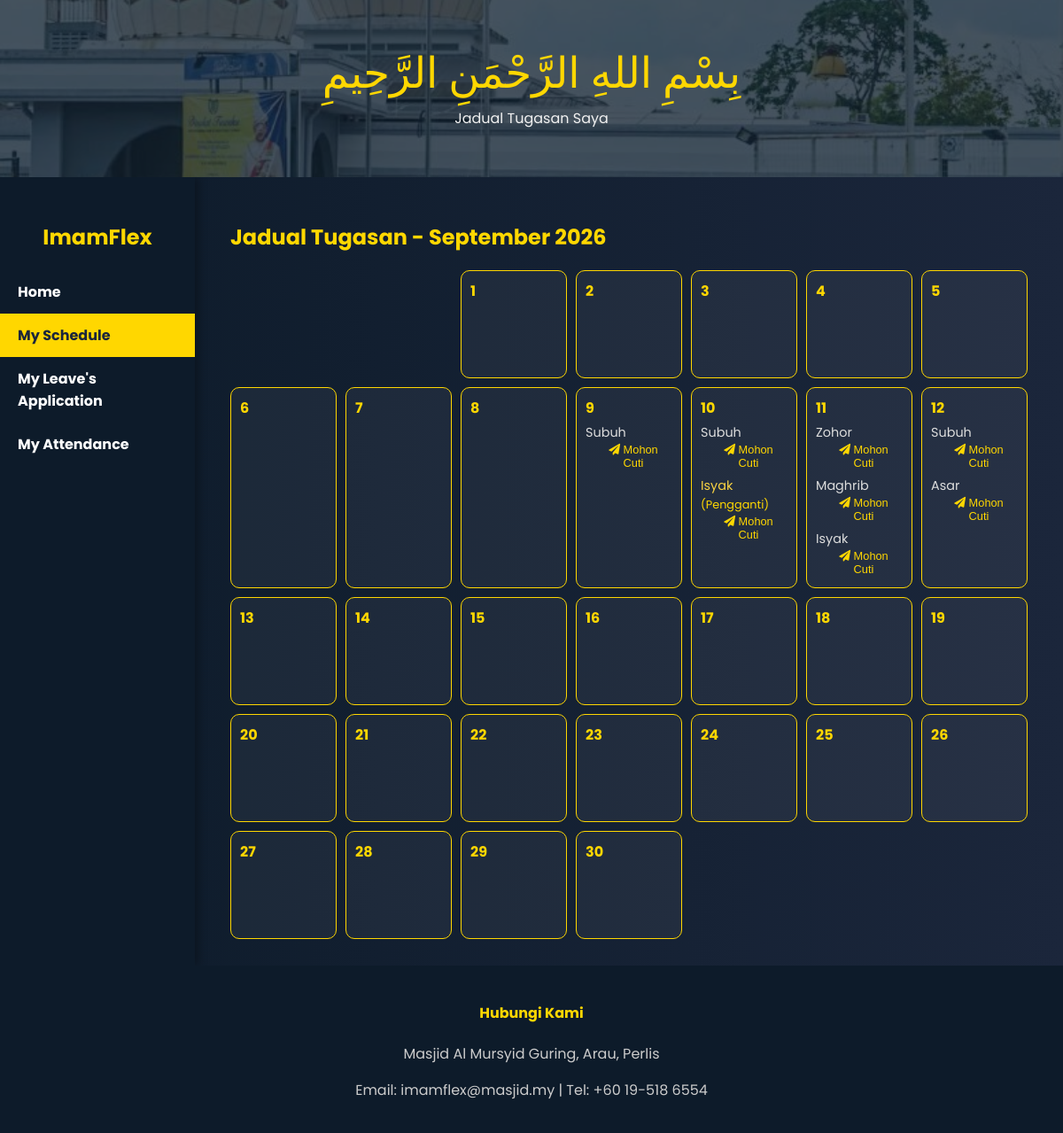
The page /imam-schedule/ (signed in) on the database its author committed.
### ImamFlex/models.py (models this page shows)
class DutySchedule(models.Model):
    schedule_id = models.AutoField(primary_key=True)
    date = models.DateField()
    prayer_time = models.CharField(max_length=20, choices=PRAYER_TIMES)
    role_type = models.CharField(max_length=20, choices=ROLE_CHOICES)
    role_id = models.CharField(max_length=10)
    role_assigned = models.BooleanField(default=True)
    replacement_role_id = models.CharField(max_length=10, null=True, blank=True)

### ImamFlex/views.py (the view)
# urls.py: path('imam-schedule/', views.imam_schedule_side, name='imam_schedule_side'),
def imam_schedule_side(request):
    imam_id = request.session.get('user_id')
    imam = get_object_or_404(Imam, imam_id=imam_id)
    today = date.today()
    year = int(request.GET.get('year', today.year))
    month = int(request.GET.get('month', today.month))
    first_day = date(year, month, 1)
    last_day = date(year, month, calendar.monthrange(year, month)[1])
    schedules = DutySchedule.objects.filter(
        role_type='Imam',
        date__range=(first_day, last_day),
        role_assigned=True
    ).filter(
        Q(role_id=imam_id) | Q(replacement_role_id=imam_id)
    )
    leave_requests = LeaveRequest.objects.filter(
        role_type='Imam',
        role_id=imam_id,
        approval_status='Approved',
        start_date__lte=last_day,
        end_date__gte=first_day
    )
    leave_dates = set()
    for leave in leave_requests:
        current = leave.start_date
        while current <= leave.end_date:
            leave_dates.add((current, leave.prayer_time))
            current += timedelta(days=1)
    cal = calendar.Calendar(firstweekday=6)
    month_matrix = cal.monthdatescalendar(year, month)
    calendar_data = []
    for week in month_matrix:
        week_data = []
        for day in week:
            if day.month == month:
                daily_duties = []
                for sched in schedules:
                    if sched.date == day and (sched.role_id == imam_id or sched.replacement_role_id == imam_id):
                        if (day, sched.prayer_time) in leave_dates:
                            continue
                        duty = {
                            'prayer_time': sched.prayer_time,
                            'is_replacement': sched.replacement_role_id == imam_id
                        }
                        daily_duties.append(duty)
                week_data.append({'date': day, 'duties': daily_duties})
            else:
                week_data.append(None)
        calendar_data.append(week_data)
    years = list(range(today.year, today.year + 5))
    months = [(i, calendar.month_name[i]) for i in range(1, 13)]
    show_modal_success = request.GET.get('status') == 'success'
    return render(request, 'imam/Schedule.html', {
        'calendar': calendar_data,
        'year': year,
        'month': month,
        'month_name': calendar.month_name[month],
        'years': years,
        'months': months,
        'show_modal_success': show_modal_success,
    })

### ImamFlex/templates/imam/schedule.html (shortened to what this page needs)
{% load static %}
<!DOCTYPE html>
<html lang="en">
<head>
  <link rel="stylesheet" href="https://cdnjs.cloudflare.com/ajax/libs/font-awesome/5.15.4/css/all.min.css">
</head>
<body>
<div class="header-img">
  <div>
    <div class="bismillah">بِسْمِ اللهِ الرَّحْمَنِ الرَّحِيمِ</div>
    <div class="tagline">Jadual Tugasan Saya</div>
  </div>
</div>
<div class="main-wrapper">
  <div class="sidebar">
    <h2>ImamFlex</h2>
    <a href="{% url 'imamDash' %}">Home</a>
    <a href="{% url 'imam_schedule_side' %}" class="active">My Schedule</a>
    <a href="{% url 'imam_leave_history' %}">My Leave's Application</a>
    <a href="{% url 'imam_attendance' %}">My Attendance</a>
  </div>
  <div class="content">
    <h2>Jadual Tugasan - {{ month_name }} {{ year }}</h2>
    <div class="calendar">
      {% for week in calendar %}
        {% for day in week %}
          {% if day %}
            <div class="day-box">
              <div class="date">{{ day.date.day }}</div>
           {% for duty in day.duties %}
  <div class="schedule-entry"
       {% if duty.is_replacement %}style="color: #f9d342;"{% endif %}>
    {{ duty.prayer_time }}
    {% if duty.is_replacement %}
      <span style="font-size: 0.8rem; color: gold;">(Pengganti)</span>
    {% endif %}
    <button onclick="openLeaveModal('{{ day.date|date:'Y-m-d' }}', '{{ duty.prayer_time }}')">
      <i class="fas fa-paper-plane"></i> Mohon Cuti
    </button>
  </div>
{% endfor %}
            </div>
          {% else %}
            <div class="day-box" style="background: transparent; border: none;"></div>
          {% endif %}
        {% endfor %}
      {% endfor %}
    </div>
  </div>
</div>
<div class="footer">
  <h4>Hubungi Kami</h4>
  <p>Masjid Al Mursyid Guring, Arau, Perlis</p>
  <p>Email: imamflex@masjid.my | Tel: +60 19-518 6554</p>
</div>
</body>
</html>

### rows shown on the page
DutySchedule: prayer_time "Subuh"
DutySchedule: prayer_time "Subuh"
DutySchedule: prayer_time "Isyak"
DutySchedule: prayer_time "Zohor"
DutySchedule: prayer_time "Maghrib"
DutySchedule: prayer_time "Isyak"
DutySchedule: prayer_time "Subuh"
DutySchedule: prayer_time "Asar"

### other values the page prints
{{ month_name }} "September"
{{ year }} "2026"
{{ day.date.day }} "1" "2" "3" "4" "5" "6" "7" "8" "9" "10" "11" "12" "13" "14" "15" "16" "17" "18" "19" "20" "21" "22" "23" "24" "25" "26" "27" "28" "29" "30"
